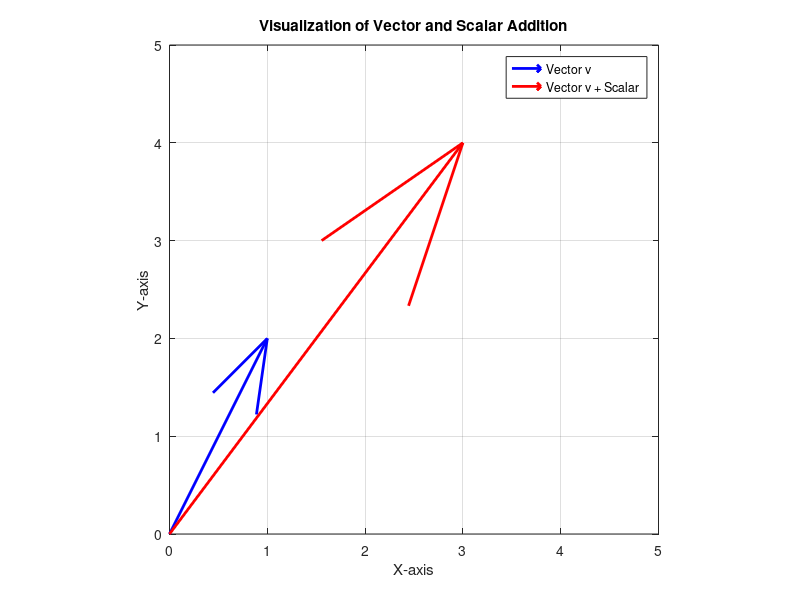

Here is the MATLAB script that generated this plot:
% Define vector
v = [1, 2];

% Define scalar
s = 2;

%%%%%%% TODO %%%%%%%
% Add scalar s to vector v 
v_plus_s = v + s;
%%%%%%%%%%%%%%%%%%%%

% Create figure
figure;

% Display vector v from the origin
quiver(0, 0, v(1), v(2), 0, 'b', 'LineWidth', 2);
hold on;



% Display vector v + scalar ('v_plus_s') from the origin
quiver(0, 0, v_plus_s(1), v_plus_s(2), 0, 'r', 'LineWidth', 2);

% Set axes
axis equal;
xlim([0, 5]);
ylim([0, 5]);

% Show grid
grid on;

% Title for visualization of vector and scalar addition
title('Visualization of Vector and Scalar Addition');

% Axes labels
xlabel('X-axis');
ylabel('Y-axis');

% Legend for vectors and scalar
legend('Vector v', 'Vector v + Scalar');
